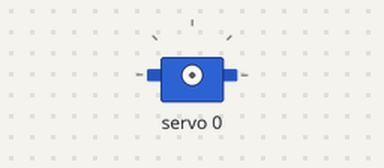
Recording of a sketch running on a simulated Arduino Mega 2560, built with avr-gcc and run on an emulated ATmega2560. On the bench: servo.

Above: at 0.05 s.
At 0.3 s:
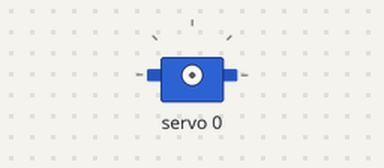
At 0.9 s:
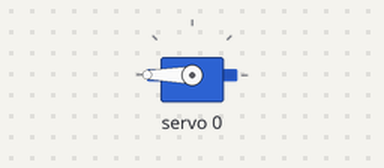
At 1.8 s:
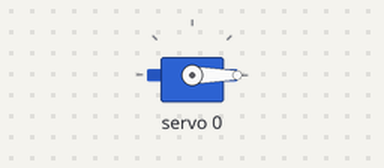
Timing chart, 0 to 4.2 s (numbered marks = the images above):
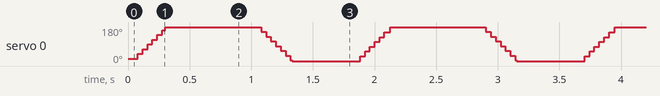

The sketch:

04_sg90_sweep_pca9685.ino
```cpp
// 04_sg90_sweep_pca9685.ino
// Same SG90 sweep as 02, but routed through the PCA9685 16-channel PWM driver via I²C
// instead of using a Mega PWM pin directly.
// Calibration: SERVOMIN=100, SERVOMAX=650 yields ~170° mechanical range
// Defaults of 150/600 produced a narrower sweep.
// Note: for this test, servo power is taken from the PCA9685's V+ header pin
// (jumpered to the breadboard +5V rail). Workaround until screwdriver is acquired
// to use the screw terminal. Only acceptable for low-current SG90 testing.
// Date: 14th May 2026

#include <Wire.h>
#include <Adafruit_PWMServoDriver.h>

Adafruit_PWMServoDriver pwm = Adafruit_PWMServoDriver();  // default I²C address 0x40

#define SERVOMIN 100         // pulse length (12-bit ticks) for ~0° position
#define SERVOMAX 650         // pulse length for ~170° position
#define SERVO_CHANNEL 0      // channel on the PCA9685 (0-15)

void setup() {
  Serial.begin(9600);
  pwm.begin();
  pwm.setPWMFreq(50);        // 50Hz refresh rate, standard for analog servos
  delay(10);
}

void loop() {
  // Sweep from SERVOMIN to SERVOMAX
  for (uint16_t pulselen = SERVOMIN; pulselen < SERVOMAX; pulselen++) {
    pwm.setPWM(SERVO_CHANNEL, 0, pulselen);  // (channel, pulse_on_tick, pulse_off_tick)
  }
  delay(500);
  // Sweep back
  for (uint16_t pulselen = SERVOMAX; pulselen > SERVOMIN; pulselen--) {
    pwm.setPWM(SERVO_CHANNEL, 0, pulselen);
  }
  delay(500);
}
```
